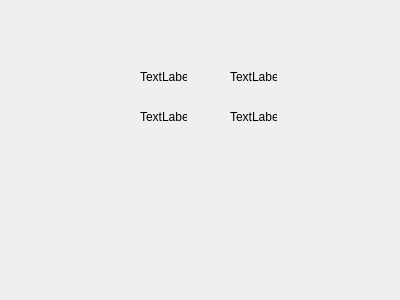
<?xml version="1.0" encoding="UTF-8"?>
<ui version="4.0">
 <class>ClientPage</class>
 <widget class="QDialog" name="ClientPage">
  <property name="geometry">
   <rect>
    <x>0</x>
    <y>0</y>
    <width>400</width>
    <height>300</height>
   </rect>
  </property>
  <property name="windowTitle">
   <string>Dialog</string>
  </property>
  <widget class="QLabel" name="label">
   <property name="geometry">
    <rect>
     <x>140</x>
     <y>70</y>
     <width>47</width>
     <height>14</height>
    </rect>
   </property>
   <property name="text">
    <string>TextLabel</string>
   </property>
  </widget>
  <widget class="QLabel" name="label_2">
   <property name="geometry">
    <rect>
     <x>140</x>
     <y>110</y>
     <width>47</width>
     <height>14</height>
    </rect>
   </property>
   <property name="text">
    <string>TextLabel</string>
   </property>
  </widget>
  <widget class="QLabel" name="label_3">
   <property name="geometry">
    <rect>
     <x>230</x>
     <y>70</y>
     <width>47</width>
     <height>14</height>
    </rect>
   </property>
   <property name="text">
    <string>TextLabel</string>
   </property>
  </widget>
  <widget class="QLabel" name="label_4">
   <property name="geometry">
    <rect>
     <x>230</x>
     <y>110</y>
     <width>47</width>
     <height>14</height>
    </rect>
   </property>
   <property name="text">
    <string>TextLabel</string>
   </property>
  </widget>
 </widget>
 <resources/>
 <connections/>
</ui>
